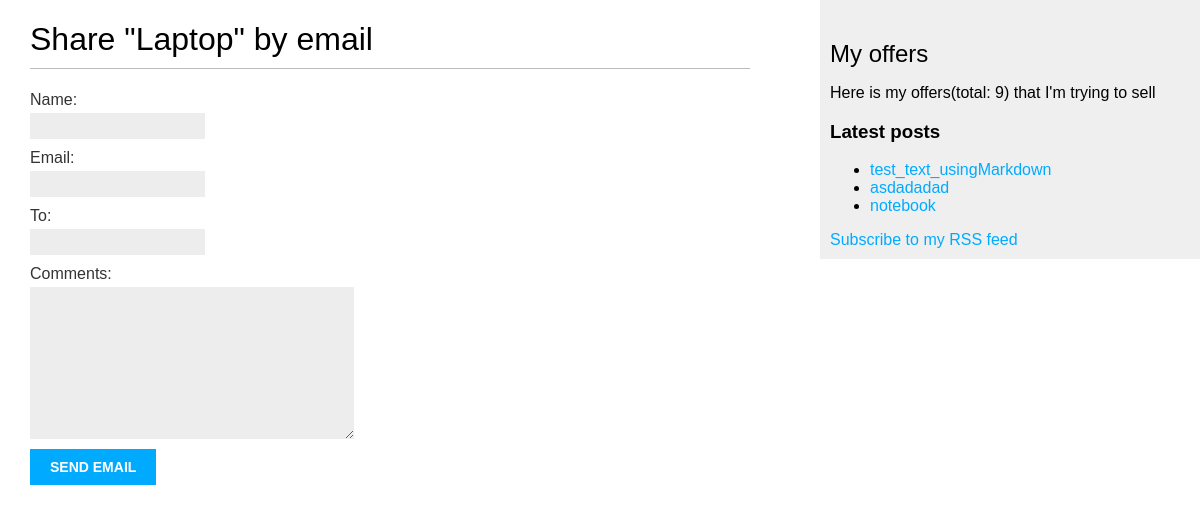
/blog/3/share/, run on the app's committed database.
### blog/models.py (models this page shows, shortened)
class Post(models.Model):
    STATUS_CHOICES = (
        ('draft', 'Draft'),
        ('published', 'Published'),
    )
    title = models.CharField(max_length=250)
    slug = models.SlugField(max_length=250,
                            unique_for_date='publish')
    author = models.ForeignKey(User,
                               on_delete=models.CASCADE,
                               related_name='blog_posts')
    body = models.TextField()
    publish = models.DateTimeField(default=timezone.now)
    created = models.DateTimeField(auto_now_add=True)
    updated = models.DateTimeField(auto_now=True)
    status = models.CharField(max_length=10,
                              choices=STATUS_CHOICES,
                              default='draft')
    objects = models.Manager()
    published = PublishedManager()
    tags = TaggableManager()
    def get_absolute_url(self):
        return reverse('blog:post_detail',
                       args=[self.publish.year,
                             self.publish.month,
                             self.publish.day,
                             self.slug])
    class Meta:
        ordering = ['-publish']

### blog/views.py (the view)
def post_share(request, post_id):
    post = get_object_or_404(Post,
                             id=post_id,
                             status="published")
    sent = False
    if request.method == "POST":
        form = EmailPostForm(request.POST)
        if form.is_valid():
            cd = form.cleaned_data
            post_url = request.build_absolute_uri(
                post.get_absolute_url())
            subject = f"{cd['name']} recommends you read" \
                      f"{post.title}"
            message = f"Read {post.title} as {post_url}\n\n" \
                      f"{cd['name']}\'s comments: {cd['comments']}"
            send_mail(subject, message, 'asdnaskdjndkajdasn@gmail.com',
                      [cd['to']])
            sent = True
    else:
        form = EmailPostForm()
    return render(request,
                  "blog/post/share.html",
                  {"post": post,
                   "form": form,
                   "sent": sent})

### blog/forms.py
class EmailPostForm(forms.Form):
    name = forms.CharField(max_length=25)
    email = forms.EmailField()
    to = forms.EmailField()
    comments = forms.CharField(required=False,
                               widget=forms.Textarea)

### blog/models.py (called while the page is built)
    def get_queryset(self):
        return super(PublishedManager,
                     self).get_queryset()\
                          .filter(status="published")

### blog/templatetags/blog_tags.py (called while the page is built)
@register.simple_tag
def total_posts():
    return Post.published.count()

@register.inclusion_tag('blog/post/latest_posts.html')
def show_latest_posts(count=5):
    latest_posts = Post.published.order_by('-publish')[:count]
    return {'latest_posts': latest_posts}

### blog/templates/blog/post/share.html (shortened to what this page needs)
{% extends "blog/base.html" %}
{% block content %}
    {% if sent %}
        <h1>Email successfully sent</h1>
        <p>
            "{{ post.title }}" was successfully sent to {{ form.cleaned_data.to }}.
        </p>
    {% else %}
        <h1>Share "{{ post.title }}" by email</h1>
        <form method="post">
            {{ form.as_p }}
            <input type="submit" value="Send email">
        </form>
    {% endif %}
{% endblock %}

### blog/templates/blog/post/latest_posts.html
<ul>
    {% for post in latest_posts %}
        <li>
            <a href="{{ post.get_absolute_url }}">
                {{ post.title }}
            </a>
        </li>
    {% endfor %}
</ul>

### blog/static/css/blog.css (style rules this page uses)
body { margin:0; padding:0; font-family:helvetica, sans-serif; }
a { color:#00abff; text-decoration:none; }
h1 { font-weight:normal; border-bottom:1px solid #bbb; padding:0 0 10px 0; }
label { float:left; clear:both; color:#333; margin-bottom:4px; }
input, textarea { clear:both; float:left; margin:0 0 10px; background:#ededed; border:0; padding:6px 10px; font-size:12px; }
input[type=submit] { font-weight:bold; background:#00abff; color:#fff; padding:10px 20px; font-size:14px; text-transform:uppercase; }

### data on the page
Post: title "Laptop"
Post: title "test_text_usingMarkdown"
Post: title "asdadadad"
Post: title "notebook"
